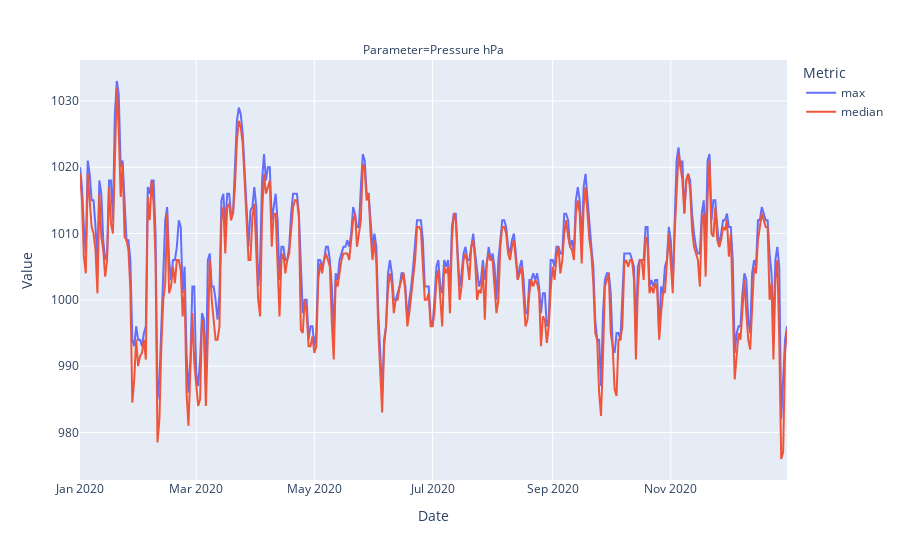

Notebook code for this chart:
### Code cell
plot_max_median(data, ['Pressure hPa'])

### Figure 1 — Plotly figure (JSON) as saved in the notebook; plotly's stock layout.template omitted (floating-point values rounded to 4 significant figures; data arrays with more than 128 entries replaced by an {"elided": "..."} marker saying what was removed)
{"data": [{"hovertemplate": "Metric=max<br>Parameter=Pressure hPa<br>Date=%{x}<br>Value=%{y}<extra></extra>", "legendgroup": "max", "line": {"color": "#636efa", "dash": "solid"}, "mode": "lines", "name": "max", "orientation": "v", "showlegend": true, "type": "scatter", "x": {"elided": "366 str values"}, "xaxis": "x", "y": {"elided": "366 float values"}, "yaxis": "y"}, {"hovertemplate": "Metric=median<br>Parameter=Pressure hPa<br>Date=%{x}<br>Value=%{y}<extra></extra>", "legendgroup": "median", "line": {"color": "#EF553B", "dash": "solid"}, "mode": "lines", "name": "median", "orientation": "v", "showlegend": true, "type": "scatter", "x": {"elided": "366 str values"}, "xaxis": "x", "y": {"elided": "366 float values"}, "yaxis": "y"}], "layout": {"annotations": [{"font": {}, "showarrow": false, "text": "Parameter=Pressure hPa", "x": 0.5, "xanchor": "center", "xref": "paper", "y": 1, "yanchor": "bottom", "yref": "paper"}], "autosize": true, "legend": {"title": {"text": "Metric"}, "tracegroupgap": 0}, "margin": {"t": 60}, "xaxis": {"anchor": "y", "autorange": true, "domain": [0, 1], "range": ["2020-01-01", "2020-12-31"], "title": {"text": "Date"}, "type": "date"}, "yaxis": {"anchor": "x", "autorange": true, "domain": [0, 1], "range": [972.8, 1036.0], "title": {"text": "Value"}, "type": "linear"}}}
